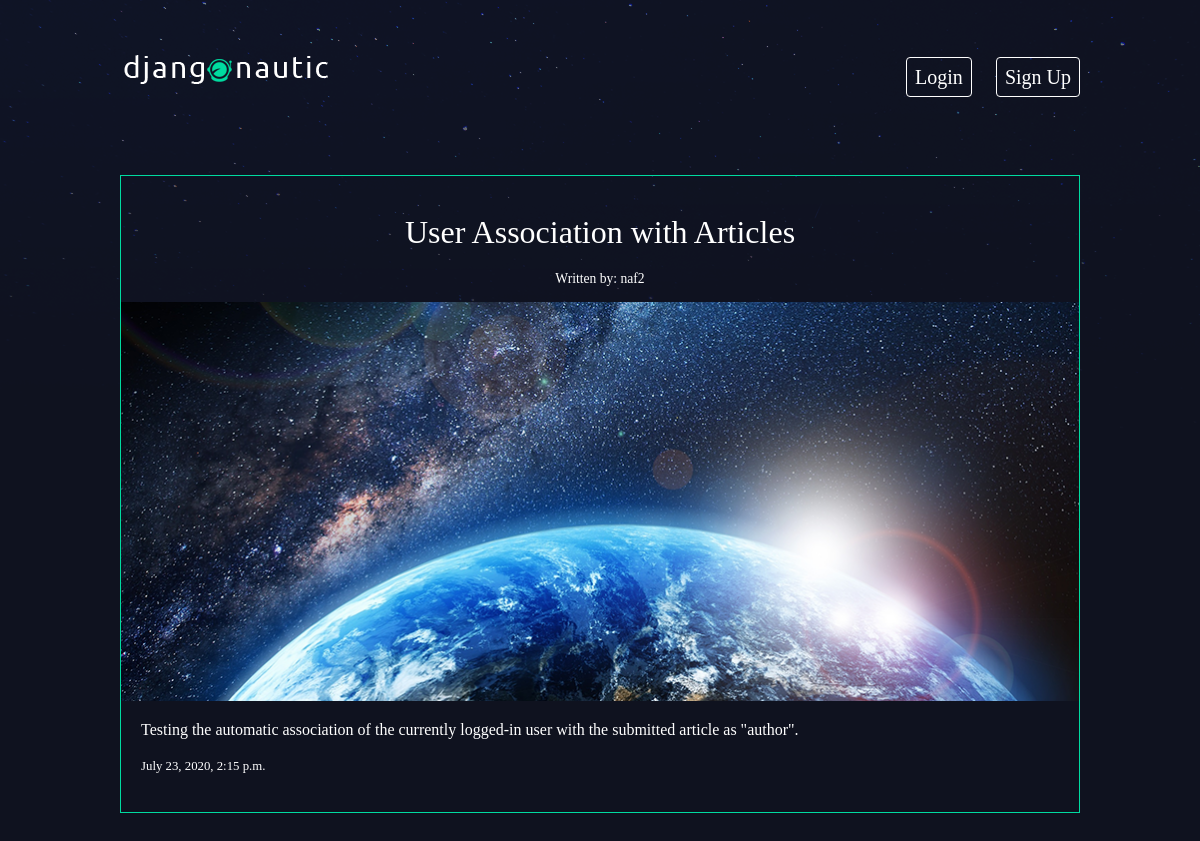
The page /articles/user-association-with-articles/ on the database its author committed.
### articles/models.py (models this page shows, shortened)
class Article(models.Model):
    title = models.CharField(max_length=100)
    slug = models.SlugField()
    body = models.TextField()
    date = models.DateTimeField(auto_now_add=True)
    thumb = models.ImageField(default='default.png', blank=True)
    author = models.ForeignKey(User, on_delete=models.CASCADE, default=None)

### articles/views.py (the view)
# urls.py: path('<slug:slug>/', views.article_detail, name="detail"),
def article_detail(request, slug):
    article = Article.objects.get(slug=slug)
    return render(request, 'articles/article_detail.html', {'article': article})

### articles/templates/articles/article_detail.html
{% extends 'base_layout.html' %}
{% block content %}
    <div class="article-detail">
        <div class="article">
            <br> <h2>{{ article.title }}</h2>
            <h4> Written by: {{ article.author.username }} </h4>
            <img src="{{ article.thumb.url }}">
            <p> {{ article.body }} </p>
            <p class="date"> {{ article.date }} </p> <br>
        </div>
    </div>
{% endblock %}

### assets/styles.css (style rules this page uses)
body { background-color: #0f121f; background-image: url(/static/stars.png); background-repeat: no-repeat; color: #fff; }
body * { font-family: Ubuntu; }
h1, h2, h3, h4, h5 { font-weight: normal; margin: 0; }
.article { padding: 10px; border: 1px solid #00dba0; position: relative; padding-bottom: 40px; }
.article h2 { font-size: 1.3em; }
.article h4 { font-size: 0.8em; }
.article-detail .article { padding: 0; margin-top: 30px; }
.article-detail .article img { max-width: 100%; margin-top: 5px; }
.article-detail .article h2 { text-align: center; margin: 20px auto; font-size: 2em; }
.article-detail .article h4 { text-align: center; font-size: 0.85em; margin: 10px 20px; }
.article-detail .article p { margin-top: 20px; margin-bottom: 20px; margin-left: 20px; margin-right: 20px; text-align: justify; }
.article-detail .article .date { font-size: 0.8em; }

### rows shown on the page
Article: title "User Association with Articles", author.username "naf2", thumb (picture), body "Testing the automatic association of the currently logged-in user with the submitted article as \"author\".", date "July 23, 2020, 2:15 p.m."
